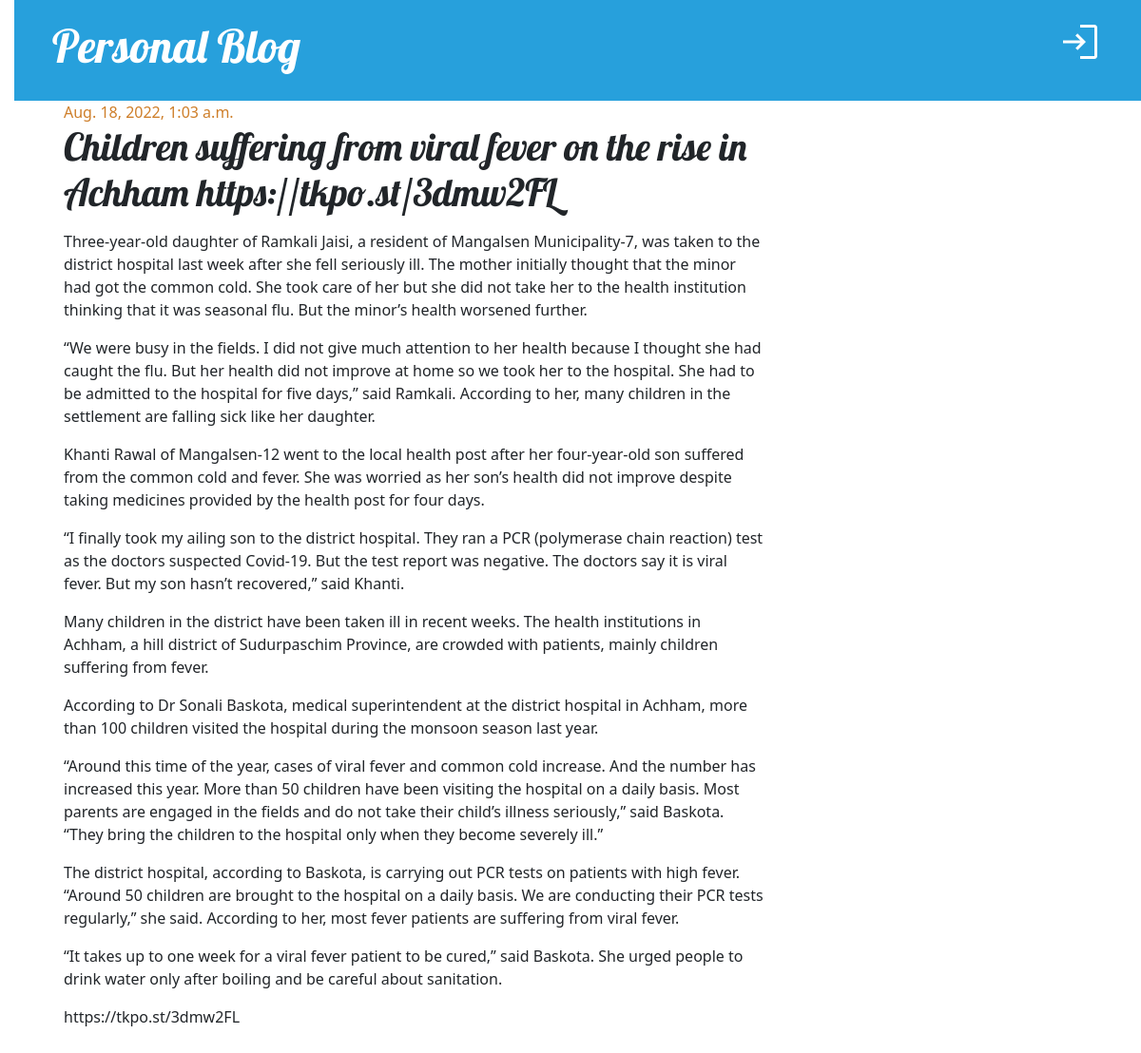
Screenshot of /post-detail/1/ with the database file from the repository.
### personal_blog/models.py (models this page shows, shortened)
class Post(models.Model):
    title = models.CharField(max_length=256)
    text = models.TextField()
    created_date = models.DateTimeField(default=timezone.now)
    published_date = models.DateTimeField(blank=True, null=True)
    author = models.ForeignKey("auth.User", on_delete=models.CASCADE)

### personal_blog/views.py (the view)
# urls.py: path("post-detail/<int:pk>/", post_detail, name="post-detail"),
def post_detail(request, pk):
    post = get_object_or_404(Post, pk=pk)
    return render(
        request,
        "blog/post_detail.html",
        {"post": post},
    )

### templates/blog/post_detail.html (shortened to what this page needs)
{% extends "blog/base.html" %}
{% block content %}
  <div class="post">
    {% if post.published_date %}
      <div class="date">{{ post.published_date }}</div>
    {% else %}
      <a class="btn btn-default" href="/post-publish/{{ post.pk }}/">Publish</a>
    {% endif %}
    <h1>{{ post.title }}</h1>
    <p align="justify">{{ post.text | linebreaks }}</p>
  </div>
{% endblock content %}

### static/css/blog.css (style rules this page uses)
body { padding-left: 15px; }
h1, h2, h3, h4 { font-family: 'Lobster', cursive; }
.date { color: #ce7e29; }
.post { margin-bottom: 70px; }

### rows the page displays
Post: published_date "Aug. 18, 2022, 1:03 a.m.", title "Children suffering from viral fever on the rise in Achham https://tkpo.st/3dmw2FL", text "Three-year-old daughter of Ramkali Jaisi, a resident of Mangalsen Municipality-7, was taken to the district hospital last week after she fell seriously ill. The mother initially thought that the minor had got the common cold. She took care of her but she did not take her to the health institution thinking that it was seasonal flu. But the minor’s health worsened further. “We were busy in the fields. I did not give much attention to her health because I thought she had caught the flu. But her health did not improve at home so we took her to the hospital. She had to be admitted to the hospital for five days,” said Ramkali. According to her, many children in the settlement are falling sick…"
